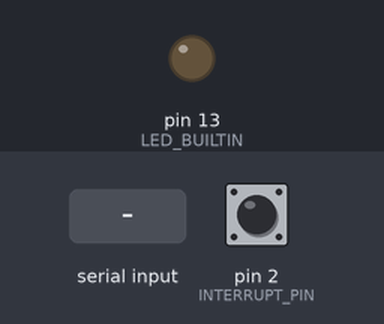
Simulated run of this sketch. Board: Arduino Uno, built with avr-gcc and run on an emulated ATmega328P. On the bench: output pins drawn as LEDs (lit = HIGH). Dashed ring = blinking. The test bench sets the inputs (shaded band); at power-on: pin 2 (INTERRUPT_PIN) LOW. The sensor or clock chip raises its interrupt line as the real part does; what the sketch prints to the serial monitor is not drawn.

Above: at 0.9 s.
1.0 s: "1\n" received over Serial
At 1.66 s:
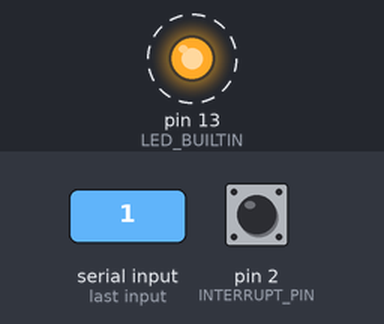
Timing chart, 0 to 19.0 s (numbered marks = the images above; inputs shaded):
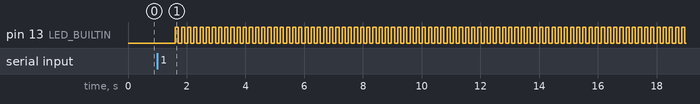

Measured:
- after the input at 1.0 s, pin 13 (LED_BUILTIN): alternates HIGH for 0.11 s and LOW for 0.11 s, starting after 0.61 s

The sketch:

mpu6050-dmp-gyroscope.ino
```cpp
#include "I2Cdev.h"
#include "MPU6050_6Axis_MotionApps20.h"
//#include "MPU6050_6Axis_MotionApps612.h" // Uncomment this library to work with DMP 6.12 and comment on the above library.

/* MPU6050 default I2C address is 0x68*/
MPU6050 mpu;
//MPU6050 mpu(0x69); //Use for AD0 high
//MPU6050 mpu(0x68, &Wire1); //Use for AD0 low, but 2nd Wire (TWI/I2C) object.

/* OUTPUT FORMAT DEFINITION-------------------------------------------------------------------------------------------
- Use "OUTPUT_READABLE_QUATERNION" for quaternion commponents in [w, x, y, z] format. Quaternion does not
suffer from gimbal lock problems but is harder to parse or process efficiently on a remote host or software
environment like Processing.

- Use "OUTPUT_READABLE_EULER" for Euler angles (in degrees) output, calculated from the quaternions coming
from the FIFO. EULER ANGLES SUFFER FROM GIMBAL LOCK PROBLEM.

- Use "OUTPUT_READABLE_YAWPITCHROLL" for yaw/pitch/roll angles (in degrees) calculated from the quaternions
coming from the FIFO. THIS REQUIRES GRAVITY VECTOR CALCULATION.
YAW/PITCH/ROLL ANGLES SUFFER FROM GIMBAL LOCK PROBLEM.

- Use "OUTPUT_READABLE_REALACCEL" for acceleration components with gravity removed. The accel reference frame
is not compensated for orientation. +X will always be +X according to the sensor.

- Use "OUTPUT_READABLE_WORLDACCEL" for acceleration components with gravity removed and adjusted for the world
reference frame. Yaw is relative if there is no magnetometer present.

-  Use "OUTPUT_TEAPOT" for output that matches the InvenSense teapot demo.
-------------------------------------------------------------------------------------------------------------------------------*/
//#define OUTPUT_READABLE_YAWPITCHROLL
//#define OUTPUT_READABLE_QUATERNION
//#define OUTPUT_READABLE_EULER
//#define OUTPUT_READABLE_REALACCEL
//#define OUTPUT_READABLE_WORLDACCEL
#define OUTPUT_TEAPOT

int const INTERRUPT_PIN = 2;  // Define the interruption #0 pin
bool blinkState;

/*---MPU6050 Control/Status Variables---*/
bool DMPReady = false;  // Set true if DMP init was successful
uint8_t MPUIntStatus;   // Holds actual interrupt status byte from MPU
uint8_t devStatus;      // Return status after each device operation (0 = success, !0 = error)
uint16_t packetSize;    // Expected DMP packet size (default is 42 bytes)
uint8_t FIFOBuffer[64]; // FIFO storage buffer

/*---Orientation/Motion Variables---*/
Quaternion q;           // [w, x, y, z]         Quaternion container
VectorInt16 aa;         // [x, y, z]            Accel sensor measurements
VectorInt16 gy;         // [x, y, z]            Gyro sensor measurements
VectorInt16 aaReal;     // [x, y, z]            Gravity-free accel sensor measurements
VectorInt16 aaWorld;    // [x, y, z]            World-frame accel sensor measurements
VectorFloat gravity;    // [x, y, z]            Gravity vector
float euler[3];         // [psi, theta, phi]    Euler angle container
float ypr[3];           // [yaw, pitch, roll]   Yaw/Pitch/Roll container and gravity vector

/*-Packet structure for InvenSense teapot demo-*/
uint8_t teapotPacket[14] = { '$', 0x02, 0, 0, 0, 0, 0, 0, 0, 0, 0x00, 0x00, '\r', '\n' };

/*------Interrupt detection routine------*/
volatile bool MPUInterrupt = false;     // Indicates whether MPU6050 interrupt pin has gone high
void DMPDataReady() {
  MPUInterrupt = true;
}

void setup() {
  #if I2CDEV_IMPLEMENTATION == I2CDEV_ARDUINO_WIRE
    Wire.begin();
    Wire.setClock(400000); // 400kHz I2C clock. Comment on this line if having compilation difficulties
  #elif I2CDEV_IMPLEMENTATION == I2CDEV_BUILTIN_FASTWIRE
    Fastwire::setup(400, true);
  #endif

  Serial.begin(115200); //115200 is required for Teapot Demo output
  while (!Serial);

  /*Initialize device*/
  Serial.println(F("Initializing I2C devices..."));
  mpu.initialize();
  pinMode(INTERRUPT_PIN, INPUT);

  /*Verify connection*/
  Serial.println(F("Testing MPU6050 connection..."));
  if(mpu.testConnection() == false){
    Serial.println("MPU6050 connection failed");
    while(true);
  }
  else {
    Serial.println("MPU6050 connection successful");
  }

  /*Wait for Serial input*/
  Serial.println(F("\nSend any character to begin: "));
  while (Serial.available() && Serial.read()); // Empty buffer
  while (!Serial.available());                 // Wait for data
  while (Serial.available() && Serial.read()); // Empty buffer again

  /* Initializate and configure the DMP*/
  Serial.println(F("Initializing DMP..."));
  devStatus = mpu.dmpInitialize();

  /* Supply your gyro offsets here, scaled for min sensitivity */
  mpu.setXGyroOffset(0);
  mpu.setYGyroOffset(0);
  mpu.setZGyroOffset(0);
  mpu.setXAccelOffset(0);
  mpu.setYAccelOffset(0);
  mpu.setZAccelOffset(0);

  /* Making sure it worked (returns 0 if so) */
  if (devStatus == 0) {
    mpu.CalibrateAccel(6);  // Calibration Time: generate offsets and calibrate our MPU6050
    mpu.CalibrateGyro(6);
    Serial.println("These are the Active offsets: ");
    mpu.PrintActiveOffsets();
    Serial.println(F("Enabling DMP..."));   //Turning ON DMP
    mpu.setDMPEnabled(true);

    /*Enable Arduino interrupt detection*/
    Serial.print(F("Enabling interrupt detection (Arduino external interrupt "));
    Serial.print(digitalPinToInterrupt(INTERRUPT_PIN));
    Serial.println(F(")..."));
    attachInterrupt(digitalPinToInterrupt(INTERRUPT_PIN), DMPDataReady, RISING);
    MPUIntStatus = mpu.getIntStatus();

    /* Set the DMP Ready flag so the main loop() function knows it is okay to use it */
    Serial.println(F("DMP ready! Waiting for first interrupt..."));
    DMPReady = true;
    packetSize = mpu.dmpGetFIFOPacketSize(); //Get expected DMP packet size for later comparison
  }
  else {
    Serial.print(F("DMP Initialization failed (code ")); //Print the error code
    Serial.print(devStatus);
    Serial.println(F(")"));
    // 1 = initial memory load failed
    // 2 = DMP configuration updates failed
  }
  pinMode(LED_BUILTIN, OUTPUT);
}

void loop() {
  delay(100);
  if (!DMPReady) return; // Stop the program if DMP programming fails.

  /* Read a packet from FIFO */
  if (mpu.dmpGetCurrentFIFOPacket(FIFOBuffer)) { // Get the Latest packet
    #ifdef OUTPUT_READABLE_YAWPITCHROLL
      /* Display Euler angles in degrees */
      mpu.dmpGetQuaternion(&q, FIFOBuffer);
      mpu.dmpGetGravity(&gravity, &q);
      mpu.dmpGetYawPitchRoll(ypr, &q, &gravity);
      Serial.print("ypr\t");
      Serial.print(ypr[0] * 180/M_PI);
      Serial.print("\t");
      Serial.print(ypr[1] * 180/M_PI);
      Serial.print("\t");
      Serial.println(ypr[2] * 180/M_PI);
    #endif

    #ifdef OUTPUT_READABLE_QUATERNION
      /* Display Quaternion values in easy matrix form: [w, x, y, z] */
      mpu.dmpGetQuaternion(&q, FIFOBuffer);
      Serial.print("quat\t");
      Serial.print(q.w);
      Serial.print("\t");
      Serial.print(q.x);
      Serial.print("\t");
      Serial.print(q.y);
      Serial.print("\t");
      Serial.println(q.z);
    #endif

    #ifdef OUTPUT_READABLE_EULER
      /* Display Euler angles in degrees */
      mpu.dmpGetQuaternion(&q, FIFOBuffer);
      mpu.dmpGetEuler(euler, &q);
      Serial.print("euler\t");
      Serial.print(euler[0] * 180/M_PI);
      Serial.print("\t");
      Serial.print(euler[1] * 180/M_PI);
      Serial.print("\t");
      Serial.println(euler[2] * 180/M_PI);
    #endif

    #ifdef OUTPUT_READABLE_REALACCEL
      /* Display real acceleration, adjusted to remove gravity */
      mpu.dmpGetQuaternion(&q, FIFOBuffer);
      mpu.dmpGetAccel(&aa, FIFOBuffer);
      mpu.dmpGetGravity(&gravity, &q);
      mpu.dmpGetLinearAccel(&aaReal, &aa, &gravity);
      Serial.print("areal\t");
      Serial.print(aaReal.x);
      Serial.print("\t");
      Serial.print(aaReal.y);
      Serial.print("\t");
      Serial.println(aaReal.z);
    #endif

    #ifdef OUTPUT_READABLE_WORLDACCEL
      /* Display initial world-frame acceleration, adjusted to remove gravity
      and rotated based on known orientation from Quaternion */
      mpu.dmpGetQuaternion(&q, FIFOBuffer);
      mpu.dmpGetAccel(&aa, FIFOBuffer);
      mpu.dmpGetGravity(&gravity, &q);
      mpu.dmpGetLinearAccel(&aaReal, &aa, &gravity);
      mpu.dmpGetLinearAccelInWorld(&aaWorld, &aaReal, &q);
      Serial.print("aworld\t");
      Serial.print(aaWorld.x);
      Serial.print("\t");
      Serial.print(aaWorld.y);
      Serial.print("\t");
      Serial.println(aaWorld.z);
    #endif

    #ifdef OUTPUT_TEAPOT
      /* Display quaternion values in InvenSense Teapot demo format */
      teapotPacket[2] = FIFOBuffer[0];
      teapotPacket[3] = FIFOBuffer[1];
      teapotPacket[4] = FIFOBuffer[4];
      teapotPacket[5] = FIFOBuffer[5];
      teapotPacket[6] = FIFOBuffer[8];
      teapotPacket[7] = FIFOBuffer[9];
      teapotPacket[8] = FIFOBuffer[12];
      teapotPacket[9] = FIFOBuffer[13];
      Serial.write(teapotPacket, 14);
      teapotPacket[11]++; // PacketCount, loops at 0xFF on purpose
     #endif

  /* Blink LED to indicate activity */
  blinkState = !blinkState;
  digitalWrite(LED_BUILTIN, blinkState);
  }
}
```
